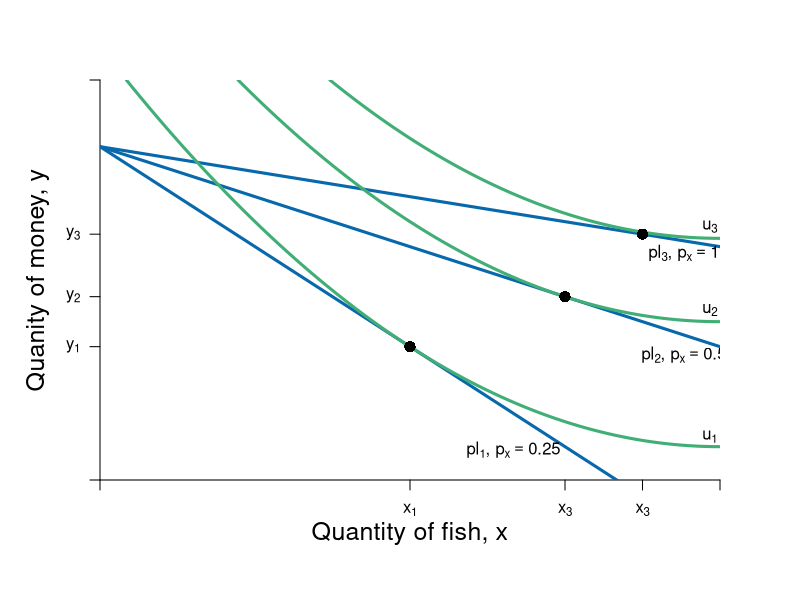

Write R code to recreate this figure.
#Graph Designer: Simon Halliday & Madeleine Wettach '20
#Authors: Bowles, Foley and Halliday
#Title: Microeconomics: Competition, Conflict and Coordination

require(shape)
pdf(file = "constrained_optimization/step_by_step_graphs_3/offer_curve_qql_step2.pdf", width = 9, height = 7)

#Set parameters for graphics
axislabelsize <- 1.5
graphlinewidth <- 3
segmentlinewidth <- 2

COL <- c("#7fc97f", "#beaed4", "#fdc086", "#ffff99", "#386cb0", "#f0027f", "#bf5b17", "#666666")
COLA <- c("#99d8c9","#66c2a4","#41ae76", "#238b45", "#005824")
COLB <- c("#4eb3d3", "#2b8cbe", "#0868ac","#084081")

#Edited the margins to cater for the larger LHS labels
par(mar =  c(6, 5, 4, 4))

mrsA <- function(x, rmax = 10, xmax = 20) {
  rmax - (rmax/xmax)*x
}


uA <- function(x, y, rmax = 2, xmax = 12) {
  y + rmax*x - (1/2)*(rmax/xmax)*x^2
}

indiffA1 <- function(x, uA = 10, rmax = 2.5, xmax = 10) {
  uA - rmax*x + (1/2)*(rmax/xmax)*(x^2)
}

offerCurve <- function(x, w, rmax = 2, xmax = 12) {
  w - rmax*x + (rmax/xmax)*x^2
}

bcA <- function(x, w = 20, p = 2) {
  w - p*x
}


xlims <- c(0, 12)
ylims <- c(0, 12)

npts <- 501 
x <- seq(xlims[1], xlims[2], length.out = npts)
y <- seq(ylims[1], ylims[2], length.out = npts) 
a <- c(13, 16.75, 19.25)

plot(0, 0, xlim = xlims, ylim = ylims, type = "n",
     xlab = expression(paste("")),
     ylab = expression(paste("")), 
     xaxt = "n", 
     yaxt = "n", 
     cex.lab = axislabelsize, 
     bty = "n",
     xaxs="i", 
     yaxs="i")

# ticksy <- seq(from = 0, to = ylims[2], by = 2)
# ylabels <- seq(from = 0, to = ylims[2], by = 2)
# ticksx <- seq(from = 0, to = xlims[2], by = 2)
# xlabels <- seq(from = 0, to = xlims[2], by = 2)
ticksy <- c(0, 4, 5.5, 7.375 , ylims[2])
ylabels <- c(NA, expression(paste(y[1])), expression(paste(y[2])), expression(paste(y[3])), NA)
ticksx <- c(0, 6, 9, 10.5,  xlims[2])
xlabels <- c(NA, expression(paste(x[1])), expression(paste(x[3])), expression(paste(x[3])), NA)




axis(1, at = ticksx, pos = 0, labels = xlabels)
axis(2, at = ticksy, pos = 0, labels = ylabels, las = 1)

npts <- 500 
xx1 <- seq(xlims[1], xlims[2], length.out = npts)

#lines(xx1, bcA(xx1, w = 10, p = 1.5), col = COLB[3], lwd = graphlinewidth)
lines(xx1, bcA(xx1, w = 10, p = 1), col = COLB[3], lwd = graphlinewidth)
lines(xx1, bcA(xx1, w = 10, p = 0.5), col = COLB[3], lwd = graphlinewidth)
lines(xx1, bcA(xx1, w = 10, p = 0.25), col = COLB[3], lwd = graphlinewidth)


#Label the axes
mtext(expression(paste("Quantity of fish, ", x)), side=1, line = 2.5, cex = axislabelsize)
text(-1.2, 0.5 * ylims[2], expression(paste("Quanity of money, ", y)), xpd = TRUE, cex = axislabelsize, srt = 90) 

#Label the indifference curves
text(11.8, 1.3, expression(u[1]))
text(11.8, 5.1, expression(u[2]))
text(11.8, 7.6, expression(u[3]))

#Label the price lines
text(8, 0.9, expression(paste(pl[1], ", ", p[x] == 0.25)))
text(11.3, 3.75, expression(paste(pl[2], ", ", p[x] == 0.5)))
text(11.3, 6.8, expression(paste(pl[3], ", ", p[x] == 1)))

contour(x, y, 
        outer(x, y, uA),
        drawlabels = FALSE,
        col = COLA[3],
        lwd = graphlinewidth,
        levels = a, 
        xaxs="i", 
        yaxs="i", 
        add = TRUE)

#Annotate points on offer curve mrs = p for each of p = 1, 0.5, 0.25
#Where mrs = 2 - (1/6)*x
points(6, 4, pch = 16, col = "black", cex = 1.5)
points(9, 5.5, pch = 16, col = "black", cex = 1.5)
points(10.5, 7.375, pch = 16, col = "black", cex = 1.5)

dev.off()
